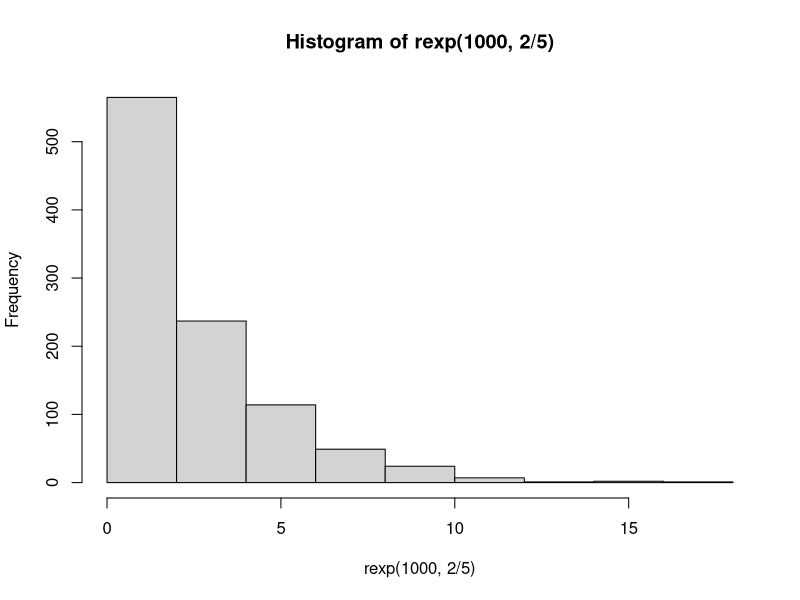

The R script that drew this image:
# Aufgabe 1

## A
data <- rexp(1000, 2/5)
war <- data >= 2 & data <= 10
sum(war) / length(war)

hist(rexp(1000, 2/5))

## B
- exp(-4) + exp(-0.8) 

## C
pexp(10, 2/5) - pexp(2, 2/5)

## D
func <- function(x) {
  dexp(x, 2/5)
}
integrate(func, lower = 2, upper = 10)
